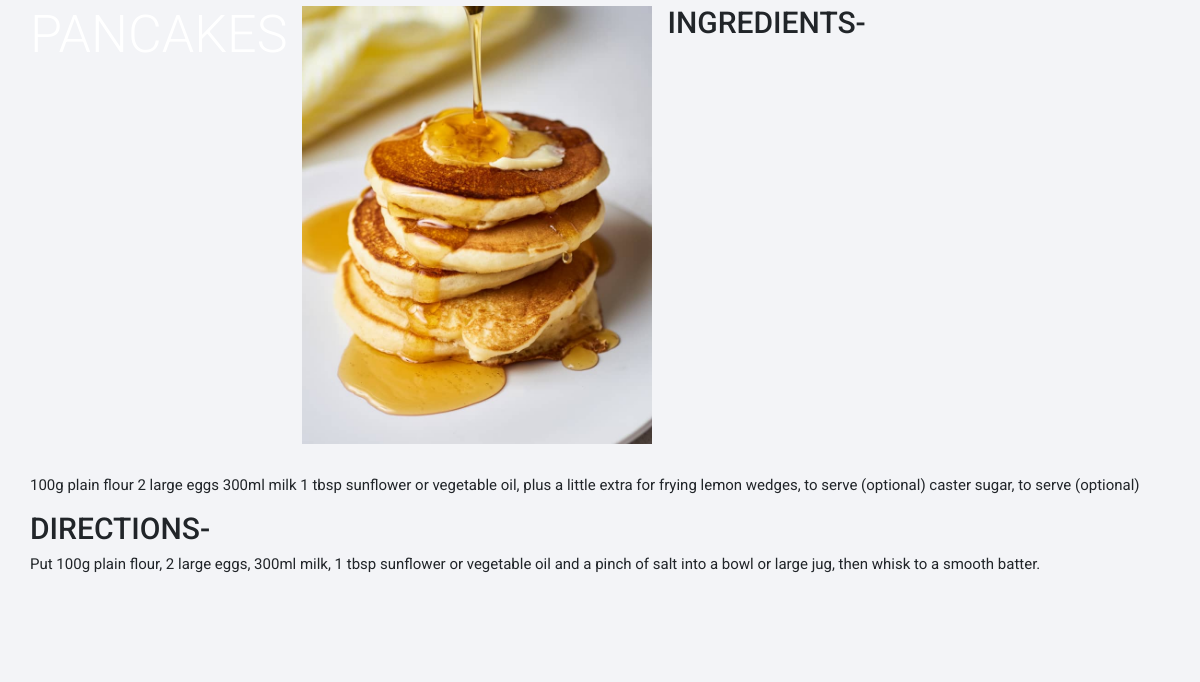
Before: / (lower part) with the older database file.
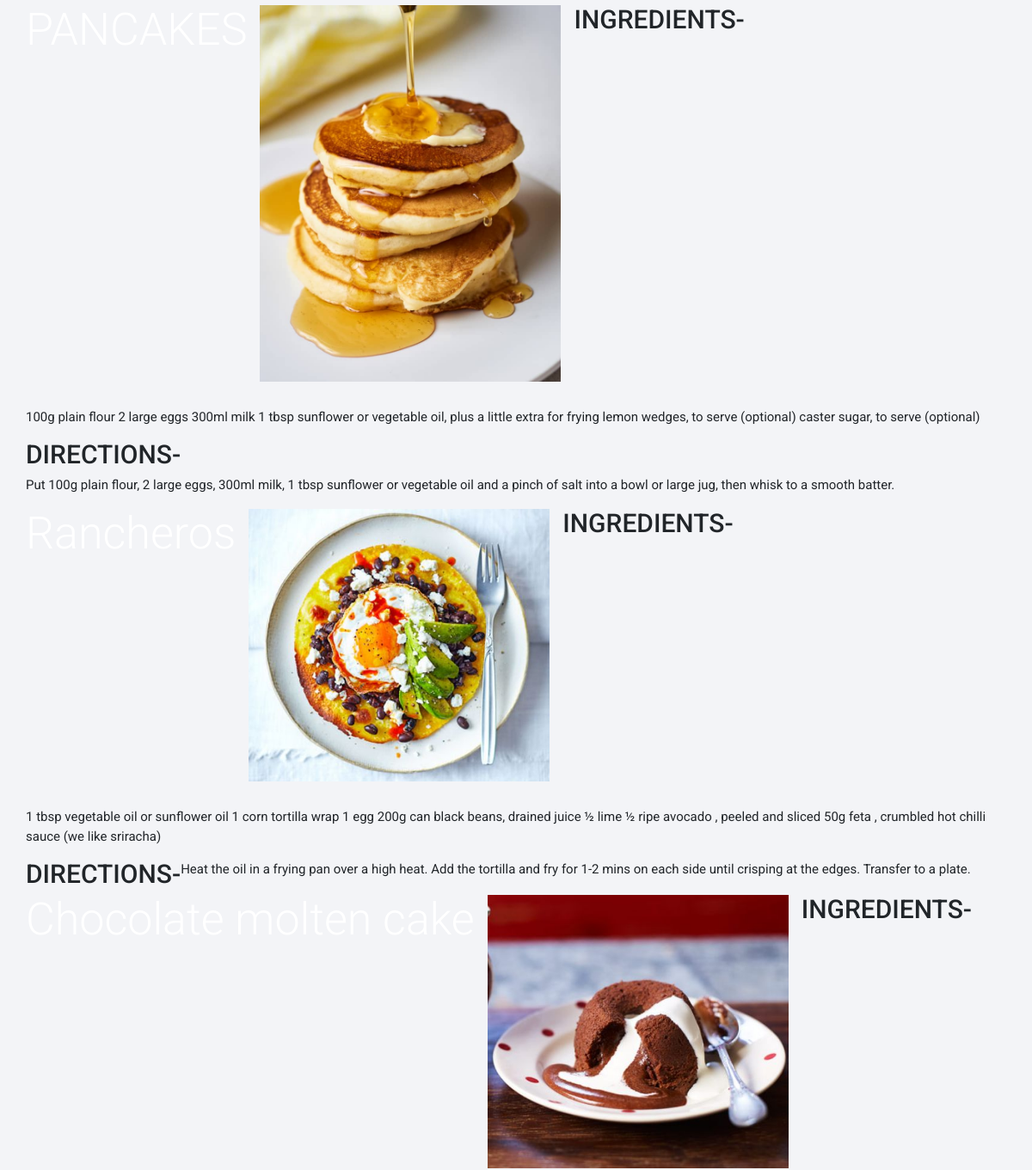
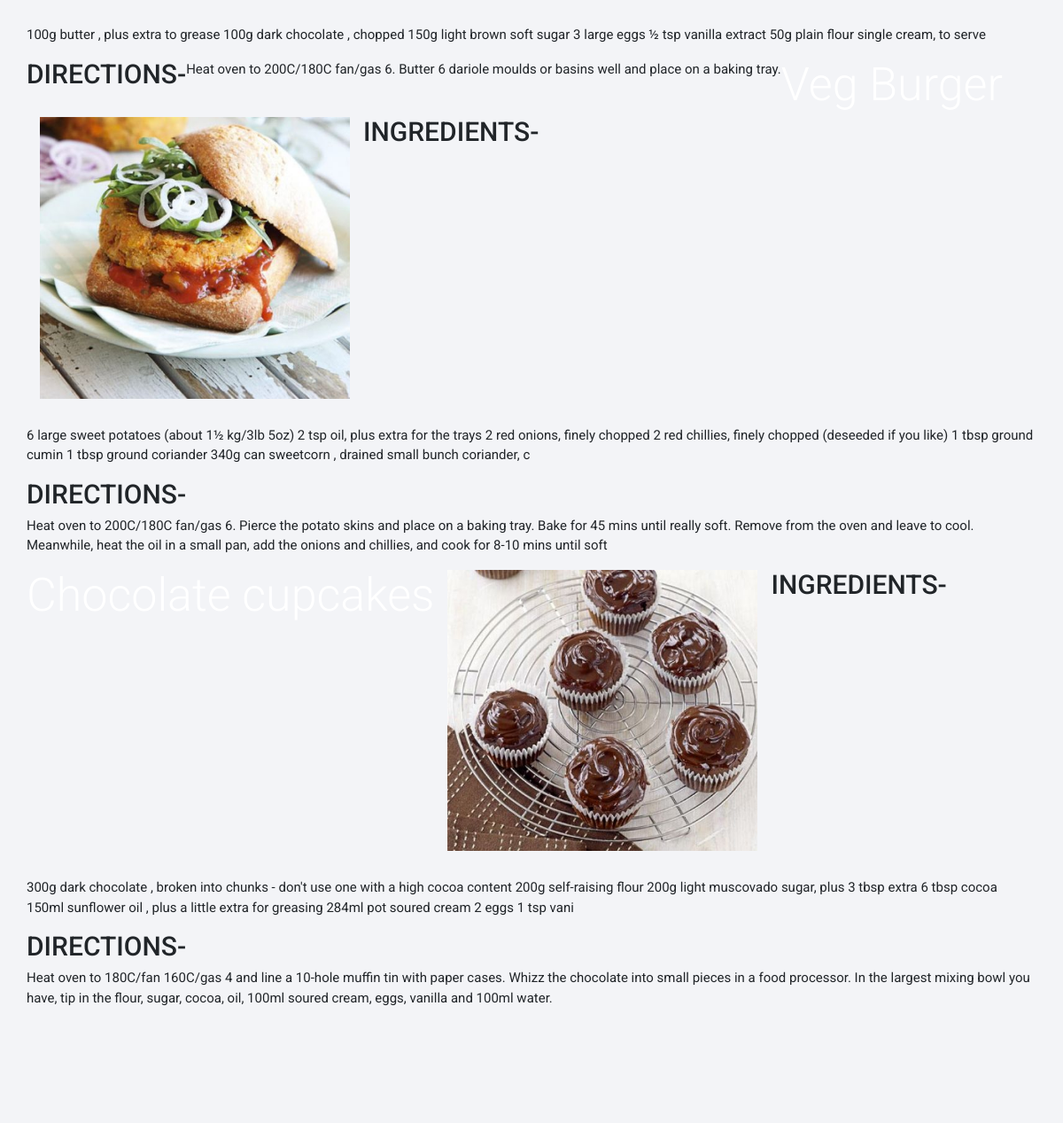
After: the same page with the newer database file (2 pictures, top to bottom).
### firstapp/models.py (models this page shows)
class modeltable(models.Model):
    name=models.CharField(max_length=264)
    ingredients=models.CharField(max_length=264)
    time=models.CharField(max_length=264)
    directions=models.CharField(max_length=264)
    description=models.CharField(max_length=264)
    image=models.FileField(upload_to='fileupload')

### firstapp/views.py (the view)
# urls.py: path('',user_views.index,name='index'),
def index(request):
    dat=models.modeltable.objects.all()
    dic={'disp':dat}
    return render(request,'index.html',context=dic)

### templates/index.html (shortened to what this page needs)
<!DOCTYPE html>
<html lang="en">
{% load static %}
<head>
    <link rel="stylesheet" href="{% static 'css/bootstrap.min.css' %}">
    <link rel="stylesheet" href="{% static 'css/simple-line-icons.css' %}">
    <link rel="stylesheet" href="{% static 'css/themify-icons.css' %}">
    <link rel="stylesheet" href="{% static 'css/set1.css' %}">
    <link rel="stylesheet" href="{% static 'css/style.css' %}">
</head>
<body>
    <section class="main-block light-bg">
        <div class="container">
            <div class="row">
              {% if disp %}
                {% for i in disp %}
                   <h1>{{i.name}}</h1>
                   <div class="col-md-4 featured-responsive">
                       <div class="featured-place-wrap">
                          <img src="{{ i.image.url }}" class="img-fluid" alt="#">
                       </div>
                   </div>
                   <h4>INGREDIENTS-</h4>
                   <p>{{i.ingredients}}</p>
                   <h4>DIRECTIONS-</h4>
                   <p>{{i.directions}}</p>
                   <br>
                {% endfor %}
              {% else %}
              <h4>NOT FOUND</h4>
              {% endif %}
            </div>
        </div>
    </section>
</body>
</html>

### static/css/style.css (style rules this page uses)
body { font-family: 'Roboto', sans-serif; }
h1 { font-size: 72px; color: #fff; font-weight: 300; }
@media (max-width: 1200px) { h1 { font-size: 52px; } }
h4 { font-size: 30px; }
p { font-size: 15px; }
.main-block { padding: 90px 0; }
.light-bg { background: #f3f4f7; }
.featured-place-wrap { background: #fff; margin: 0 0 30px; -webkit-transition: all 0.5s ease; -o-transition: all 0.5s ease; transition: all 0.5s ease; position: relative; }
.featured-place-wrap img { width: 100%; }

Changed rows visible on the page:
added modeltable: image (picture), ingredients "1 tbsp vegetable oil or sunflower oil 1 corn tortilla wrap 1 egg 200g can black beans, drained juice ½ lime ½ ripe avocado , peeled and sliced 50g feta , crumbled hot chilli sauce (we like sriracha)", directions "Heat the oil in a frying pan over a high heat. Add the tortilla and fry for 1-2 mins on each side until crisping at the edges. Transfer to a plate."
added modeltable: image (picture), ingredients "100g butter , plus extra to grease 100g dark chocolate , chopped 150g light brown soft sugar 3 large eggs ½ tsp vanilla extract 50g plain flour single cream, to serve", directions "Heat oven to 200C/180C fan/gas 6. Butter 6 dariole moulds or basins well and place on a baking tray."
added modeltable: image (picture), ingredients "6 large sweet potatoes (about 1½ kg/3lb 5oz) 2 tsp oil, plus extra for the trays 2 red onions, finely chopped 2 red chillies, finely chopped (deseeded if you like) 1 tbsp ground cumin 1 tbsp ground coriander 340g can sweetcorn , drained small bunch coriander, c", directions "Heat oven to 200C/180C fan/gas 6. Pierce the potato skins and place on a baking tray. Bake for 45 mins until really soft. Remove from the oven and leave to cool. Meanwhile, heat the oil in a small pan, add the onions and chillies, and cook for 8-10 mins until soft"
added modeltable: image (picture), ingredients "300g dark chocolate , broken into chunks - don't use one with a high cocoa content 200g self-raising flour 200g light muscovado sugar, plus 3 tbsp extra 6 tbsp cocoa 150ml sunflower oil , plus a little extra for greasing 284ml pot soured cream 2 eggs 1 tsp vani", directions "Heat oven to 180C/fan 160C/gas 4 and line a 10-hole muffin tin with paper cases. Whizz the chocolate into small pieces in a food processor. In the largest mixing bowl you have, tip in the flour, sugar, cocoa, oil, 100ml soured cream, eggs, vanilla and 100ml water."
